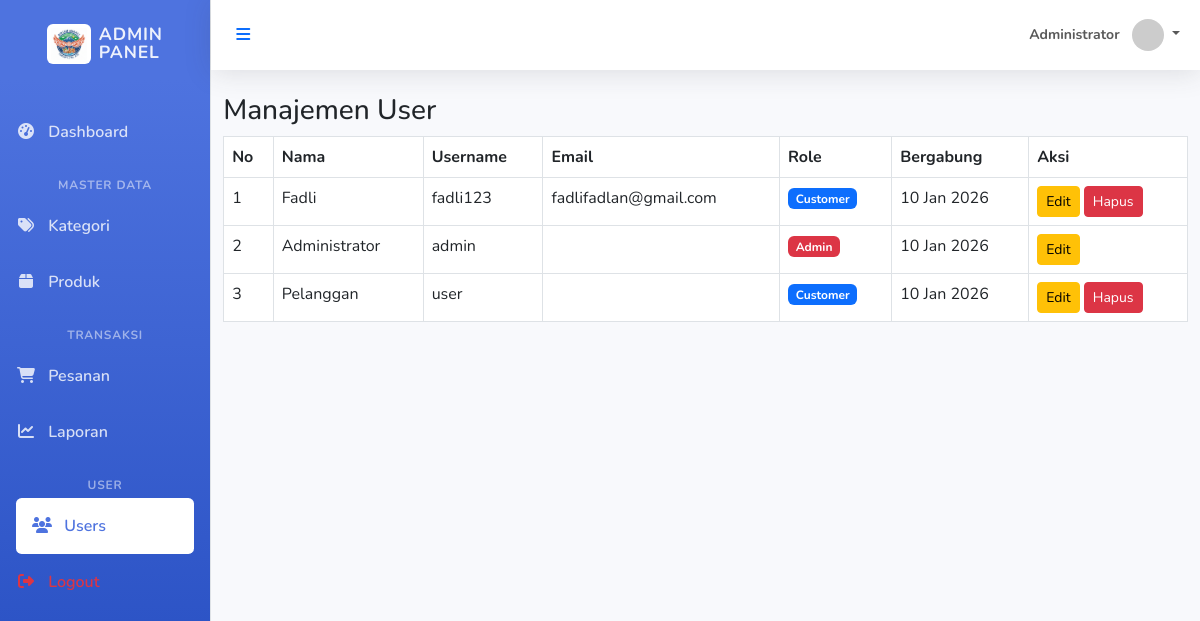
Page /admin/users (signed in) on the committed database.
### tables this page shows
CREATE TABLE IF NOT EXISTS `users` ( 
  `id` int(11) NOT NULL AUTO_INCREMENT, 
  `name` varchar(100) NOT NULL, 
  `email` varchar(100) DEFAULT NULL, 
  `phone` varchar(20) DEFAULT NULL, 
  `address` text DEFAULT NULL, 
  `gender` enum('L','P') DEFAULT NULL, 
  `birthdate` date DEFAULT NULL, 
  `image` varchar(255) DEFAULT 'default.jpg', 
  `username` varchar(50) NOT NULL, 
  `password` varchar(255) NOT NULL, 
  `role` enum('admin','customer') NOT NULL DEFAULT 'customer', 
  `created_at` timestamp NOT NULL DEFAULT current_timestamp(), 
  PRIMARY KEY (`id`), 
  UNIQUE KEY `username` (`username`) 
);

### app/core/Controller.php (called while the page is built, shortened)
<?php
class Controller {
    public function view($view, $data = []) {
        require_once '../app/views/' . $view . '.php';
    }
    public function model($model) {
        return new $model;
    }
}

### app/controllers/Admin.php (called while the page is built, shortened)
<?php
class Admin extends Controller {
    public function users() {
        $data['judul'] = 'Manajemen User';
        $data['users'] = $this->model('User_model')->getAllUsers();
        $this->view('admin/users/index', $data);
    }
}

### app/core/App.php (called while the page is built, shortened)
<?php
class App {
    protected $method = 'index';
    protected $params = [];
    public function __construct() {
        $url = $this->parseURL();
        if (isset($url[0]) && file_exists('../app/controllers/' . ucfirst($url[0]) . '.php')) {
            unset($url[0]);
        }
        $this->controller = new $this->controller;
        if (isset($url[1])) {
            if (method_exists($this->controller, $url[1])) {
                $this->method = $url[1];
            }
        }
        call_user_func_array([$this->controller, $this->method], $this->params);
    }
    public function parseURL() {
        if (isset($_GET['url'])) {
            $url = rtrim($_GET['url'], '/');
            $url = filter_var($url, FILTER_SANITIZE_URL);
            return explode('/', $url);
        }
        return ['Home'];
    }
}

### public/index.php (called while the page is built, shortened)
<?php
$app = new App();

### app/core/Database.php (called while the page is built, shortened)
<?php
class Database {
    private $host = DB_HOST;
    private $user = DB_USER;
    private $pass = DB_PASS;
    private $db_name = DB_NAME;
    private $dbh;
    private $stmt;
    public function __construct() {
        $dsn = 'mysql:host=' . $this->host . ';dbname=' . $this->db_name;
        $option = [
            PDO::ATTR_PERSISTENT => true,
            PDO::ATTR_ERRMODE => PDO::ERRMODE_EXCEPTION
        ];
        try {
            $this->dbh = new PDO($dsn, $this->user, $this->pass, $option);
        } catch (PDOException $e) {
            die($e->getMessage());
        }
    }
    public function query($query) {
        $this->stmt = $this->dbh->prepare($query);
    }
    public function execute() {
        return $this->stmt->execute();
    }
    public function resultSet() {
        $this->execute();
        return $this->stmt->fetchAll(PDO::FETCH_ASSOC);
    }
}

### app/models/User_model.php (called while the page is built, shortened)
<?php
class User_model {
    private $table = 'users';
    private $db;
    public function __construct() {
        $this->db = new Database;
    }
    public function getAllUsers() {
        $this->db->query('SELECT * FROM ' . $this->table . ' ORDER BY created_at DESC');
        return $this->db->resultSet();
    }
}

### app/views/admin/users/index.php (the view, shortened to what this page needs)
<div class="row">
    <div class="col-md-12">
        <h3>Manajemen User</h3>
        <div class="table-responsive">
            <table class="table table-bordered">
                <thead>
                    <tr>
                        <th>No</th>
                        <th>Nama</th>
                        <th>Username</th>
                        <th>Email</th>
                        <th>Role</th>
                        <th>Bergabung</th>
                        <th>Aksi</th>
                    </tr>
                </thead>
                <tbody>
                    <?php $no=1; foreach($data['users'] as $user): ?>
                    <tr>
                        <td><?= $no++; ?></td>
                        <td><?= $user['name']; ?></td>
                        <td><?= $user['username']; ?></td>
                        <td><?= $user['email']; ?></td>
                        <td>
                            <?php if($user['role'] == 'admin'): ?>
                                <span class="badge bg-danger">Admin</span>
                            <?php else: ?>
                                <span class="badge bg-primary">Customer</span>
                            <?php endif; ?>
                        </td>
                        <td><?= date('d M Y', strtotime($user['created_at'])); ?></td>
                        <td>
                            <a href="<?= BASEURL; ?>/admin/userEdit/<?= $user['id']; ?>" class="btn btn-warning btn-sm">Edit</a>
                            <?php if($user['id'] != $_SESSION['user_id']): ?>
                                <a href="<?= BASEURL; ?>/admin/userDelete/<?= $user['id']; ?>" class="btn btn-danger btn-sm" onclick="return confirm('Yakin ingin menghapus user ini?');">Hapus</a>
                            <?php endif; ?>
                        </td>
                    </tr>
                    <?php endforeach; ?>
                </tbody>
            </table>
        </div>
    </div>
</div>

### app/views/layouts/admin_header.php (style rules this page uses)
body { font-family: 'Nunito', sans-serif; background-color: #f8f9fc; overflow-x: hidden; }

### rows in the picture
users: name "Fadli", username "fadli123", email "fadlifadlan@gmail.com", role "Customer", created_at "10 Jan 2026"
users: name "Administrator", username "admin", role "Admin", created_at "10 Jan 2026"
users: name "Pelanggan", username "user", role "Customer", created_at "10 Jan 2026"

### other values in the picture
$_SESSION['user_name'] "Administrator"
